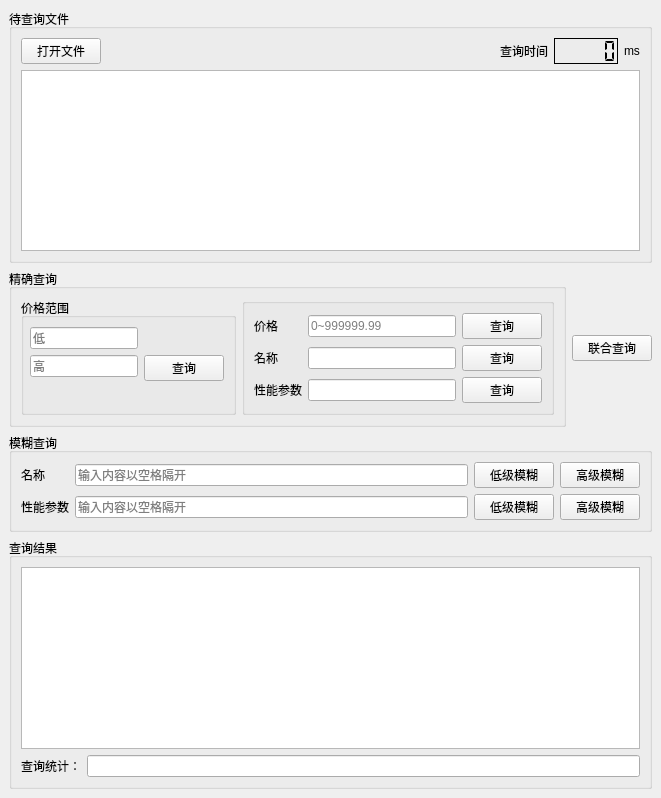
<?xml version="1.0" encoding="UTF-8"?>
<ui version="4.0">
 <class>MainWindow</class>
 <widget class="QMainWindow" name="MainWindow">
  <property name="geometry">
   <rect>
    <x>0</x>
    <y>0</y>
    <width>661</width>
    <height>798</height>
   </rect>
  </property>
  <property name="windowTitle">
   <string>MainWindow</string>
  </property>
  <widget class="QWidget" name="centralwidget">
   <layout class="QVBoxLayout" name="verticalLayout_2">
    <item>
     <layout class="QHBoxLayout" name="horizontalLayout">
      <item>
       <widget class="QGroupBox" name="groupBox_source">
        <property name="title">
         <string>待查询文件</string>
        </property>
        <layout class="QVBoxLayout" name="verticalLayout">
         <item>
          <layout class="QHBoxLayout" name="horizontalLayout_2">
           <item>
            <widget class="QPushButton" name="pushButton_open">
             <property name="sizePolicy">
              <sizepolicy hsizetype="Minimum" vsizetype="Preferred">
               <horstretch>0</horstretch>
               <verstretch>0</verstretch>
              </sizepolicy>
             </property>
             <property name="text">
              <string>打开文件</string>
             </property>
            </widget>
           </item>
           <item>
            <spacer name="horizontalSpacer">
             <property name="orientation">
              <enum>Qt::Horizontal</enum>
             </property>
             <property name="sizeHint" stdset="0">
              <size>
               <width>40</width>
               <height>20</height>
              </size>
             </property>
            </spacer>
           </item>
           <item>
            <widget class="QLabel" name="label">
             <property name="text">
              <string>查询时间</string>
             </property>
            </widget>
           </item>
           <item>
            <widget class="QLCDNumber" name="lcdNumber">
             <property name="font">
              <font>
               <family>Times New Roman</family>
               <weight>75</weight>
               <bold>true</bold>
              </font>
             </property>
             <property name="focusPolicy">
              <enum>Qt::NoFocus</enum>
             </property>
             <property name="frameShape">
              <enum>QFrame::Box</enum>
             </property>
             <property name="frameShadow">
              <enum>QFrame::Plain</enum>
             </property>
             <property name="lineWidth">
              <number>1</number>
             </property>
             <property name="midLineWidth">
              <number>0</number>
             </property>
             <property name="segmentStyle">
              <enum>QLCDNumber::Flat</enum>
             </property>
            </widget>
           </item>
           <item>
            <widget class="QLabel" name="label_2">
             <property name="text">
              <string>ms</string>
             </property>
            </widget>
           </item>
          </layout>
         </item>
         <item>
          <widget class="QTableView" name="tableView_source">
           <property name="dragDropOverwriteMode">
            <bool>false</bool>
           </property>
           <property name="alternatingRowColors">
            <bool>true</bool>
           </property>
          </widget>
         </item>
        </layout>
       </widget>
      </item>
     </layout>
    </item>
    <item>
     <layout class="QHBoxLayout" name="horizontalLayout_3">
      <item>
       <widget class="QGroupBox" name="groupBox_j">
        <property name="title">
         <string>精确查询</string>
        </property>
        <property name="flat">
         <bool>true</bool>
        </property>
        <property name="checkable">
         <bool>false</bool>
        </property>
        <layout class="QFormLayout" name="formLayout_2">
         <item row="0" column="0">
          <widget class="QGroupBox" name="groupBox_price">
           <property name="title">
            <string>价格范围</string>
           </property>
           <layout class="QFormLayout" name="formLayout">
            <property name="leftMargin">
             <number>6</number>
            </property>
            <item row="0" column="0">
             <widget class="QLineEdit" name="lineEdit_low">
              <property name="placeholderText">
               <string>低</string>
              </property>
             </widget>
            </item>
            <item row="1" column="0">
             <widget class="QLineEdit" name="lineEdit_high">
              <property name="placeholderText">
               <string>高</string>
              </property>
             </widget>
            </item>
            <item row="1" column="1">
             <widget class="QPushButton" name="Button_low_high">
              <property name="text">
               <string>查询</string>
              </property>
             </widget>
            </item>
           </layout>
          </widget>
         </item>
         <item row="0" column="1">
          <widget class="QGroupBox" name="groupBox_3">
           <property name="title">
            <string/>
           </property>
           <layout class="QGridLayout" name="gridLayout_2">
            <item row="0" column="0">
             <widget class="QLabel" name="label_price">
              <property name="text">
               <string>价格</string>
              </property>
             </widget>
            </item>
            <item row="0" column="1">
             <widget class="QLineEdit" name="lineEdit_price">
              <property name="placeholderText">
               <string>0~999999.99</string>
              </property>
             </widget>
            </item>
            <item row="0" column="2">
             <widget class="QPushButton" name="Button_price">
              <property name="text">
               <string>查询</string>
              </property>
             </widget>
            </item>
            <item row="1" column="0">
             <widget class="QLabel" name="label_name">
              <property name="text">
               <string>名称</string>
              </property>
             </widget>
            </item>
            <item row="1" column="1">
             <widget class="QLineEdit" name="lineEdit_name"/>
            </item>
            <item row="1" column="2">
             <widget class="QPushButton" name="Button_name">
              <property name="text">
               <string>查询</string>
              </property>
             </widget>
            </item>
            <item row="2" column="0">
             <widget class="QLabel" name="label_para">
              <property name="text">
               <string>性能参数</string>
              </property>
             </widget>
            </item>
            <item row="2" column="1">
             <widget class="QLineEdit" name="lineEdit_para"/>
            </item>
            <item row="2" column="2">
             <widget class="QPushButton" name="Button_para">
              <property name="text">
               <string>查询</string>
              </property>
             </widget>
            </item>
           </layout>
          </widget>
         </item>
        </layout>
       </widget>
      </item>
      <item>
       <widget class="QPushButton" name="pushButton_all">
        <property name="text">
         <string>联合查询</string>
        </property>
       </widget>
      </item>
     </layout>
    </item>
    <item>
     <widget class="QGroupBox" name="groupBox_m">
      <property name="title">
       <string>模糊查询</string>
      </property>
      <property name="flat">
       <bool>true</bool>
      </property>
      <layout class="QGridLayout" name="gridLayout">
       <item row="0" column="0">
        <widget class="QLabel" name="label_m_name">
         <property name="text">
          <string>名称</string>
         </property>
        </widget>
       </item>
       <item row="0" column="1">
        <widget class="QLineEdit" name="lineEdit_m_name">
         <property name="placeholderText">
          <string>输入内容以空格隔开</string>
         </property>
        </widget>
       </item>
       <item row="0" column="2">
        <widget class="QPushButton" name="Button_m_name">
         <property name="text">
          <string>低级模糊</string>
         </property>
        </widget>
       </item>
       <item row="0" column="3">
        <widget class="QPushButton" name="pushButton">
         <property name="text">
          <string>高级模糊</string>
         </property>
        </widget>
       </item>
       <item row="1" column="0">
        <widget class="QLabel" name="label_m_para">
         <property name="text">
          <string>性能参数</string>
         </property>
        </widget>
       </item>
       <item row="1" column="1">
        <widget class="QLineEdit" name="lineEdit_m_para">
         <property name="placeholderText">
          <string>输入内容以空格隔开</string>
         </property>
        </widget>
       </item>
       <item row="1" column="2">
        <widget class="QPushButton" name="Button_m_para">
         <property name="text">
          <string>低级模糊</string>
         </property>
        </widget>
       </item>
       <item row="1" column="3">
        <widget class="QPushButton" name="pushButton_2">
         <property name="text">
          <string>高级模糊</string>
         </property>
        </widget>
       </item>
      </layout>
     </widget>
    </item>
    <item>
     <widget class="QGroupBox" name="groupBox_result">
      <property name="title">
       <string>查询结果</string>
      </property>
      <layout class="QGridLayout" name="gridLayout_4">
       <item row="0" column="0" colspan="2">
        <widget class="QTableView" name="tableView_result"/>
       </item>
       <item row="1" column="0">
        <widget class="QLabel" name="label_result">
         <property name="text">
          <string>查询统计：</string>
         </property>
        </widget>
       </item>
       <item row="1" column="1">
        <widget class="QLineEdit" name="lineEdit_result">
         <property name="readOnly">
          <bool>true</bool>
         </property>
        </widget>
       </item>
      </layout>
     </widget>
    </item>
   </layout>
  </widget>
  <action name="openAction">
   <property name="icon">
    <iconset>
     <normaloff>:/image/images/open3.bmp</normaloff>:/image/images/open3.bmp</iconset>
   </property>
   <property name="text">
    <string>打开文件</string>
   </property>
  </action>
 </widget>
 <resources/>
 <connections/>
</ui>
